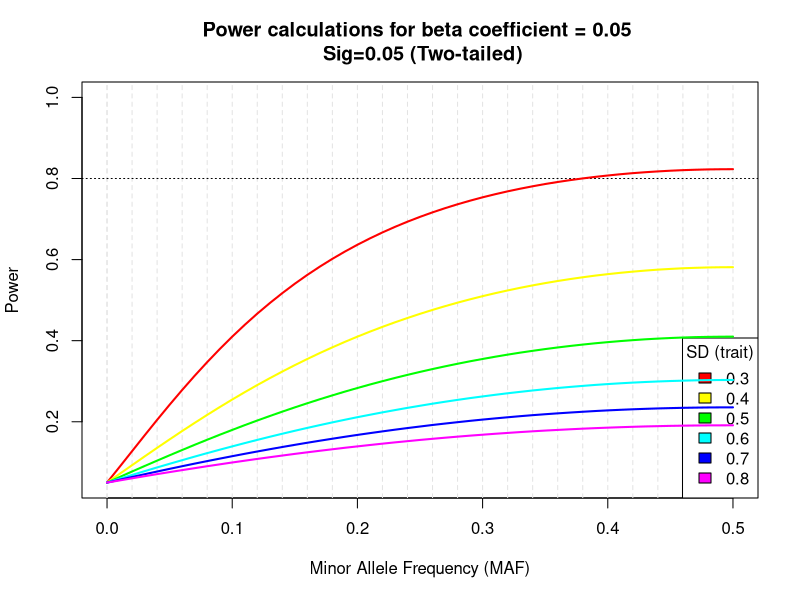
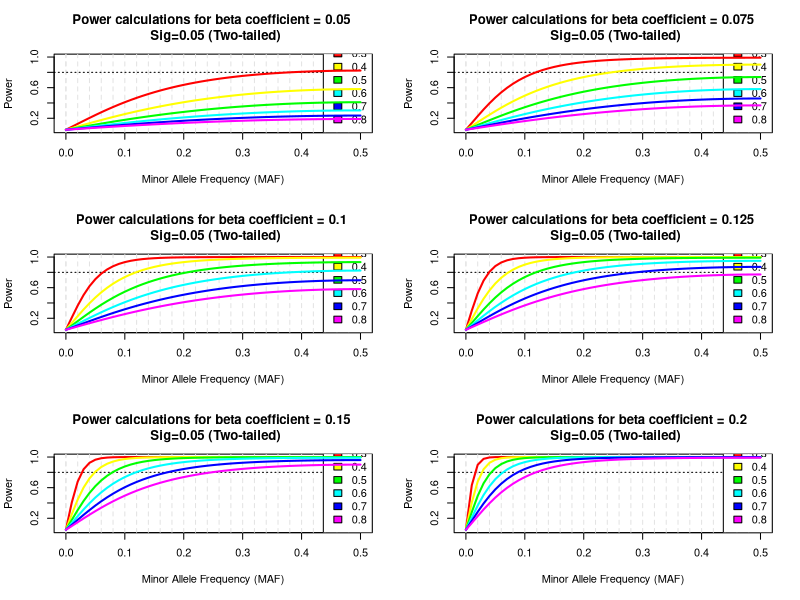

Source code (R) for these figures, in order:
# Look here for plotting power calcs: http://www.statmethods.net/stats/power.html

# power calcs

# see http://genome.sph.umich.edu/wiki/Power_Calculations:_Quantitative_Traits
# and http://www.statmethods.net/stats/power.html

# -- Set up parameters to run loop


# range of MAF
maf <- seq(0, 0.5, 0.01); maf
n.maf <- length(maf)

# sd of trait (HDL, LDL or TG, which range from 0.3 to 0.8)
sd <- seq(0.3, 0.8, 0.1); sd
n.sd <- length(sd)

# range of effect size
beta.g = seq(0.05, 0.2, 0.025); length(beta.g); beta.g
n.beta = length(beta.g)

# --------------- obtain power in loop ------------------------------------

power.a <- array(numeric(n.maf*n.sd*n.beta), dim=c(n.beta, n.sd, n.maf))
dim(power.a) #check

N = 600
n.tests = 1
alpha = 0.05/n.tests # setting up a Bonferroni FWER control

for (i in 1:n.maf){
  for (j in 1:n.sd){
    for(k in 1:n.beta){

      allele.freq = maf[i]
      var.x = 2*allele.freq*(1-allele.freq)
      sd.trait = sd[j]
      b = beta.g[k]
      
      h2 = (b^2)*var.x/(sd.trait^2)
      
      threshold = qchisq(alpha, df=1, lower.tail=F)
      pwr = pchisq(threshold, df=1, lower.tail=F, ncp = N*h2)

      power.a[k,j,i] = round(pwr,4)
    }
  }
}

power.a # check


# ---------- set up graph ------------------



anno.f = function(b.num){
  

  xrange <- range(maf)
  yrange <- round(range(power.a),4); yrange
  sd.range = range(sd)
  beta.g.range = range(beta.g)
  
  colors = rainbow(length(sd))
  
  plot(xrange, yrange, type="n",
       xlab="Minor Allele Frequency (MAF)",
       ylab="Power" )
  
  
  # add annotation (grid lines, title, legend)
  abline(v=0, h=seq(0,yrange[2],50), lty=2, col="grey89")
  abline(h=0, v=seq(xrange[1],xrange[2],.02), lty=2,
         col="grey89")
  abline(h=0.8, col="black", lty=3, lwd=1)
  title(paste("Power calculations for beta coefficient = ", beta.g[b.num], " \n Sig=0.05 (Two-tailed)", sep=""))
  
  legend("bottomright", title="SD (trait)", as.character(sd),
         fill=colors)
  
  for (j in 1:n.sd){
    lines(maf, power.a[b.num,j,], type="l", lwd=2, col=colors[j])
  }
}

# write 2 x 2 plot to png file
# ---------------------------------------------


png("power-plot.png", width = 8, height = 8, units = 'in', res = 300)
  par(mfrow=c(3,2))
  
  # Plot for power vs maf (stratified by sd) for first value for beta.g, 0.05 ------------
  anno.f(1)

  anno.f(2)
  
  # Plot for power vs maf (stratified by sd) for first value for beta.g, 0.1 ------------
  anno.f(3)
  
  anno.f(4)

  # Plot for power vs maf (stratified by sd) for first value for beta.g, 0.15 ------------
  anno.f(5)
  
  # Plot for power vs maf (stratified by sd) for first value for beta.g, 0.2 ------------
  anno.f(7)
dev.off()

anno.f(1)

